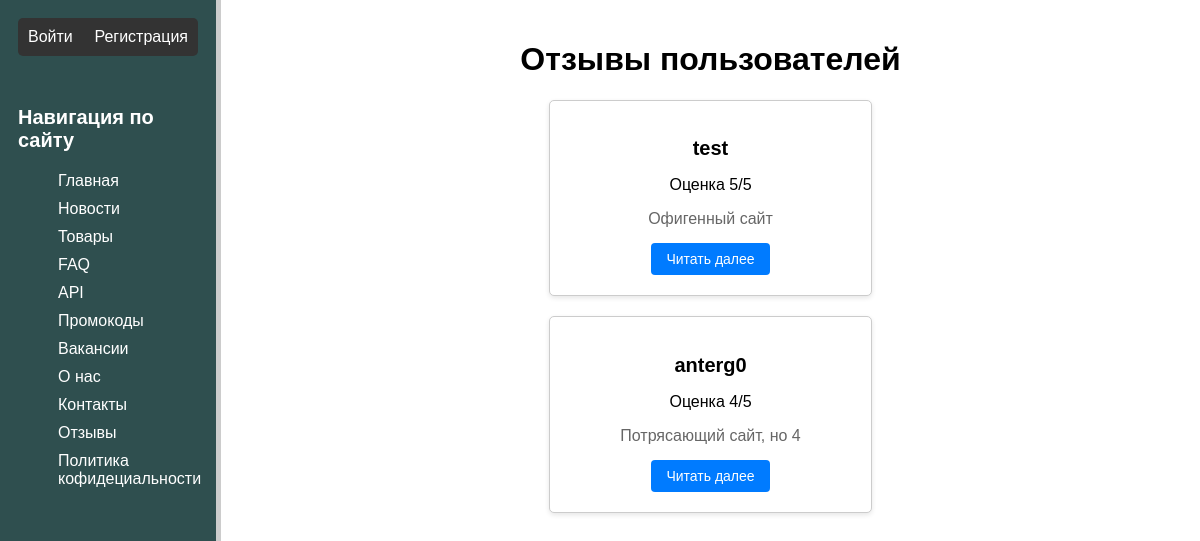
The app's page /reviews with its own data.
### IGI/models.py (models this page shows, shortened)
class Review(models.Model):
    user = models.OneToOneField(User, on_delete=models.CASCADE, verbose_name='Пользователь')
    review_text = models.CharField('Текст отзыва', max_length=500)
    rating = models.IntegerField('Оценка', validators=[MinValueValidator(1), MaxValueValidator(5)])
    class Meta:
        verbose_name = 'Отзыв'
        verbose_name_plural = 'Отзывы'

class User(AbstractUser):
    is_employee = models.BooleanField('Сотрудник?', default=False)
    phone_regex = RegexValidator(regex=r'((\+375)?(29|33|44|25)\d{7})', message="Номер телефона должен быть в формате: '+375XXXXXXXXX'.")
    phone = models.CharField('Номер телефона', validators=[phone_regex], max_length=17, blank=True)
    city = models.CharField('Город', max_length=100)
    address = models.TextField('Адрес')
    date_of_birth = models.DateField('Дата рождения', blank=True, null=True)
    profile_picture = models.ImageField(upload_to='profile_pictures/', blank=True, null=True)

### IGI/views.py (the view)
# urls.py: path('reviews', views.reviews_view, name='reviews'),
def reviews_view(request):
    reviews = Review.objects.all()
    data = {
        'reviews': reviews
    }
    return render(request, 'reviews.html', data)

### IGI/templates/reviews.html (shortened to what this page needs)
{% extends 'layout.html' %}
{% block main %}
    <div class="features">
        <h1>Отзывы пользователей</h1>
        {% if reviews %}
            {% for el in reviews %}
                <div class="news-item">
                    <h2 class="news-title">{{ el.user.username }}</h2>
                    <p>Оценка {{ el.rating }}/5</p>
                    <p class="news-excerpt">{{ el.review_text }}</p>
                    <a href="{% url 'review-view' el.id %}" class="blue-button">Читать далее</a>
                </div>
            {% endfor %}
        {% else %}
            <h1 class="no-news">Нет ни одного отзыва</h1>
        {% endif %}
    </div>
{% endblock %}

### IGI/static/css/home.css (style rules this page uses)
body { margin: 0; font-family: Arial, sans-serif; }
main .features { text-align: center; padding: 20px; display: flex; flex-direction: column; align-items: center; flex: 1; }
.news-item { width: 30%; background-color: #fff; border: 1px solid #ccc; border-radius: 5px; padding: 20px; box-shadow: 0 2px 5px rgba(0, 0, 0, 0.1); margin-bottom: 20px; }
.news-title { font-size: 20px; margin-bottom: 10px; }
.news-excerpt { font-size: 16px; color: #666; margin-bottom: 15px; }
.blue-button { display: inline-block; background-color: #007bff; color: #fff; text-decoration: none; padding: 8px 15px; border-radius: 4px; font-size: 14px; transition: background-color 0.3s; }

### records on screen
Review: user.username "test", rating "5", review_text "Офигенный сайт"
Review: user.username "anterg0", rating "4", review_text "Потрясающий сайт, но 4"
